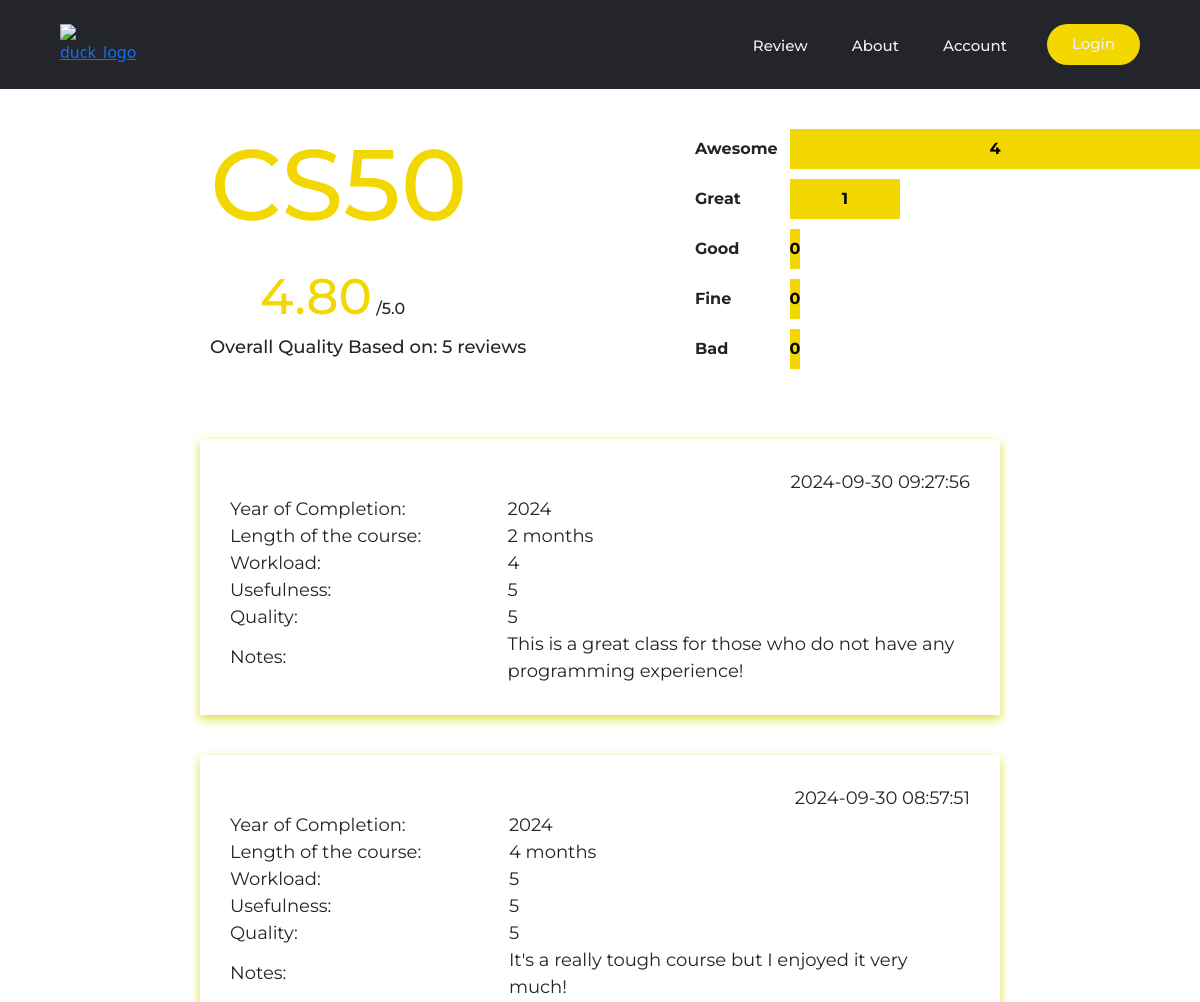
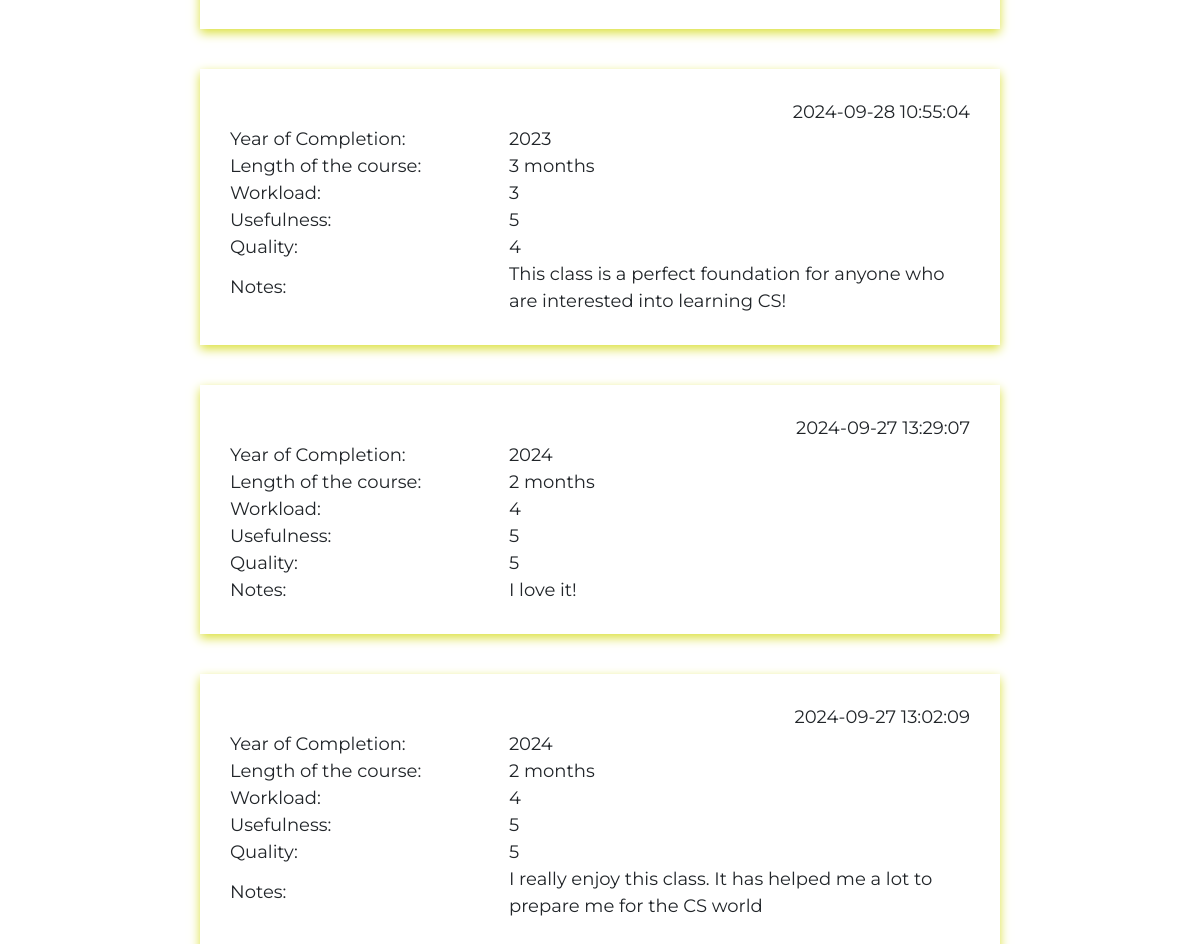
The page / on the database its author committed (2 pictures, top to bottom).
### tables this page shows
CREATE TABLE reviews (
            id INTEGER PRIMARY KEY AUTOINCREMENT,
            user_id INTEGER,
            year TEXT,
            duration TEXT,
            workload INTEGER,
            usefulness INTEGER,
            quality INTEGER,
            time TIMESTAMP DEFAULT CURRENT_TIMESTAMP, comment TEXT,
            FOREIGN KEY(user_id) REFERENCES users(id)
        );

### app.py (the view)
@app.route("/")
def index():
    rating = db.execute("SELECT quality FROM reviews")
    sum = 0
    table = []
    ranks = [0,0,0,0,0]
    table_ranks = ["Awesome", "Great", "Good", "Fine", "Bad"]
    size = len(rating)
    for row in rating:
        sum += row["quality"]
    avg_rate = "{:.2f}".format(sum / size)
    reviews = db.execute("SELECT * FROM reviews ORDER BY time DESC;")
    quality = db.execute("SELECT quality FROM reviews")
    for rating in quality:
        ranks[rating["quality"] - 1] += 1
    reverse_ranks = ranks[::-1]
    for value1, value2 in zip(table_ranks, reverse_ranks):
        table.append({"label": value1, "value": value2})
    return render_template("index.html", avg_rate=avg_rate, size=size, reviews=reviews, table=table)

### templates/index.html (shortened to what this page needs)
{% extends "layout.html" %}
{% block main %}
    <div class="header-index">
        <div class="left">
            <div class="class-index">CS50</div>
            <div class="rate-index">
                <text style="font-size: 50px; color: rgba(243, 215, 0, 1);">{{ avg_rate }}</text>
                /5.0
            </div>
            <div class="size-index">Overall Quality Based on: {{ size }} reviews</div>
        </div>
        <div class="right">
            <div id="graph">
                <div class="bar-container" id="bar-container"></div>
            </div>
        </div>
    </div>
     {% for review in reviews %}
        <div class="body-index">
            <div class="time">{{ review.time }}</div>
            <table>
                <tr>
                    <td class="col-1">Year of Completion:</td>
                    <td class="col-2">{{ review.year }}</td>
                </tr>
                <tr>
                    <td class="col-1">Length of the course:</td>
                    <td class="col-2">{{ review.duration }} months</td>
                </tr>
                <tr>
                    <td class="col-1">Workload:</td>
                    <td class="col-2">{{ review.workload }}</td>
                </tr>
                <tr>
                    <td class="col-1">Usefulness:</td>
                    <td class="col-2">{{ review.usefulness }}</td>
                </tr>
                <tr>
                    <td class="col-1">Quality:</td>
                    <td class="col-2">{{ review.quality }}</td>
                </tr>
                <tr>
                    <td class="col-1">Notes:</td>
                    <td class="col-2">{{ review.comment }}</td>
                </tr>
            </table>
        </div>
    {% endfor %}
{% endblock %}

### templates/layout.html (shortened to what this page needs)
<!DOCTYPE html>
<html lang="en">
    <head>
        <link href="https://cdn.jsdelivr.net/npm/bootstrap@5.3.3/dist/css/bootstrap.min.css" rel="stylesheet">
        <link rel="stylesheet" href="static/styles.css">
    </head>
    <body>
        <header>
            <a href="/" class="logo">
                <img class="logo" src="/static/DU2.png" alt="duck_logo">
            </a>
            {% if session["user_id"] %}
                <nav>
                    <ul class="nav-links">
                        <li class="nav-item"><a class="nav-link" href="/review">Review</a></li>
                        <li class="nav-item"><a class="nav-link" href="/about">About</a></li>
                        <li class="nav-item"><a class="nav-link" href="/account">{{ session["username"] }}</a></li>
                    </ul>
                </nav>
                <a class="cta" href="/login"><button class="button">Logout</button></a>
            {% else %}
                <nav>
                    <ul class="nav-links">
                        <li class="nav-item"><a class="nav-link" href="/review">Review</a></li>
                        <li class="nav-item"><a class="nav-link" href="/about">About</a></li>
                        <li class="nav-item"><a class="nav-link" href="/account">Account</a></li>
                    </ul>
                </nav>
                <a class="cta" href="/login"><button class="button">Login</button></a>
            {% endif %}
        </header>
        <main>
            {% block main %}{% endblock %}
        </main>
    </body>
</html>

### static/styles.css (style rules this page uses)
* { box-sizing: boarder-box; margin: 0; padding: 0; }
header { display: flex; align-items: center; justify-content: space-between; background-color: #24252A; padding: 15px 5%; }
.nav-links, .button { font-family: "Montserrat", sans-serif; font-weight: 500; font-size: 15px; color: #edf0f1; text-decoration: none; }
.logo { cursor: pointer; margin-right: auto; width: 80px; }
.nav-item { display: inline-block; padding: 0px 20px; margin-top: 20px }
.nav-link { transition: all 0.3s ease 0s; }
button { margin-left: 20px; padding:9px 25px; background-color: rgba(243, 215, 0, 1); border: none; border-radius: 50px; cursor: pointer; transition: all 0.3s ease 0s; }
.header-index { padding-left:70px; padding-top:20px; padding-bottom:20px; margin-left: 70px; font-family: "Montserrat", sans-serif; font-weight: 500; display: flex; }
.left { flex:1; margin-left:70px; }
.right { padding-top:20px; flex:1; align:center; }
.class-index { font-size: 100px; color: rgba(243, 215, 0); }
.rate-index { margin-left: 50px; font-size: 16px; }
.size-index { font-size: 18px; }
.bar-container { display: flex; flex-direction: column; align-items: flex-start; }
.body-index { font-family: "Montserrat"; margin: 40px; margin-left: 200px; margin-right: 200px; padding: 30px;; box-shadow: 0 4px 10px rgba(219, 224, 59); font-size: 18px }
.time { text-align: right; }

### templates/index.html (style rules this page uses)
.header-index { padding-left:70px; padding-top:20px; padding-bottom:20px; margin-left: 70px; font-family: "Montserrat", sans-serif; font-weight: 500; display: flex; }
.left { flex:1; margin-left:70px; }
.right { padding-top:20px; flex:1; align:center; }
.class-index { font-size: 100px; color: rgba(243, 215, 0); }
.rate-index { margin-left: 50px; font-size: 16px; }
.size-index { font-size: 18px; }
.bar-container { display: flex; flex-direction: column; align-items: flex-start; }
.body-index { font-family: "Montserrat"; margin: 40px; margin-left: 200px; margin-right: 200px; padding: 30px; box-shadow: 0 4px 10px rgba(219, 224, 59); font-size: 18px }
.time { text-align: right; }

### rows shown on the page
reviews: time "2024-09-30 09:27:56", year "2024", duration "2", workload "4", usefulness "5", quality "5", comment "This is a great class for those who do not have any programming experience!"
reviews: time "2024-09-30 08:57:51", year "2024", duration "4", workload "5", usefulness "5", quality "5", comment "It's a really tough course but I enjoyed it very much!"
reviews: time "2024-09-28 10:55:04", year "2023", duration "3", workload "3", usefulness "5", quality "4", comment "This class is a perfect foundation for anyone who are interested into learning CS!"
reviews: time "2024-09-27 13:29:07", year "2024", duration "2", workload "4", usefulness "5", quality "5", comment "I love it!"
reviews: time "2024-09-27 13:02:09", year "2024", duration "2", workload "4", usefulness "5", quality "5", comment "I really enjoy this class. It has helped me a lot to prepare me for the CS world"

### other values the page prints
{{ avg_rate }} "4.80"
{{ size }} "5"
